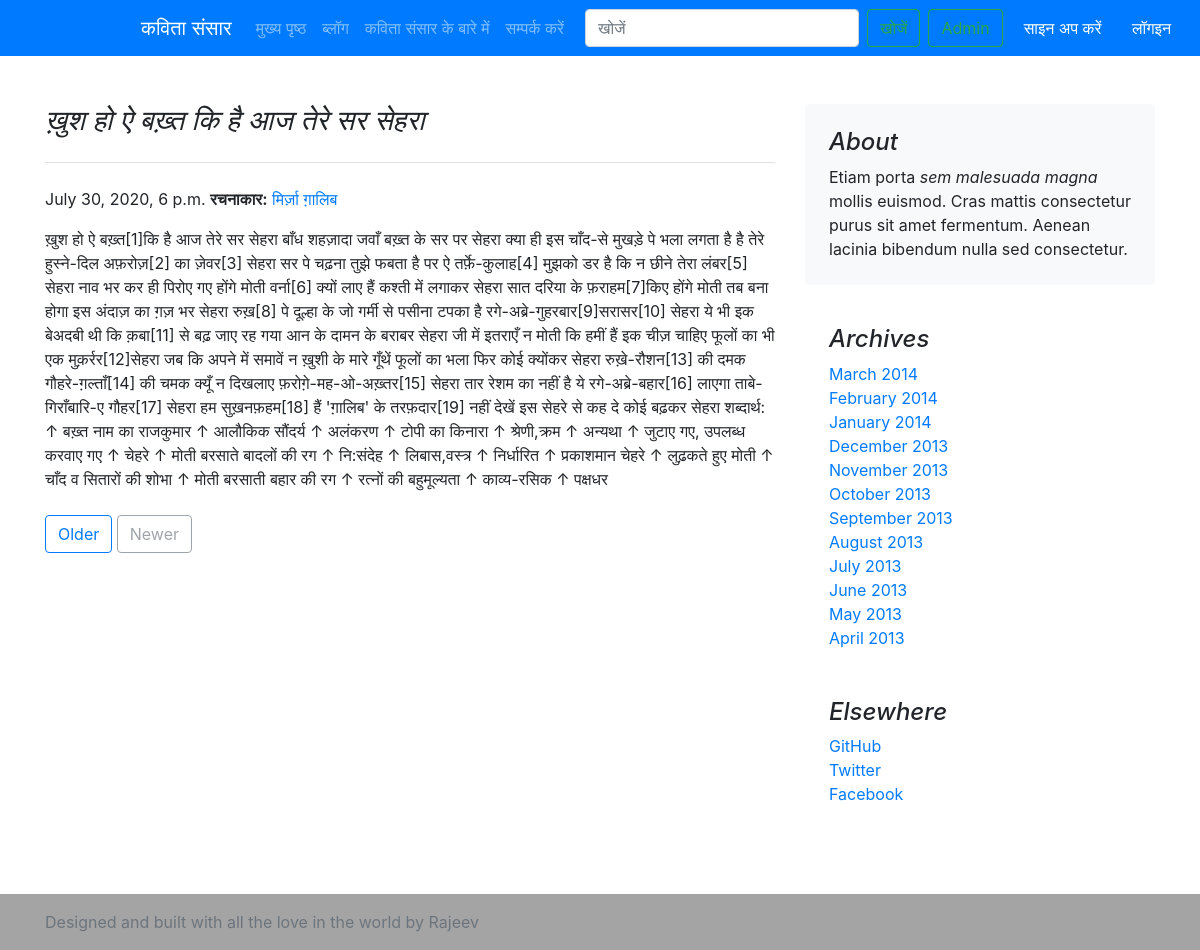
Page /blog/ख़ुश-हो-ऐ-बख़्त on the committed database.
### blog/models.py (models this page shows, shortened)
class Post(models.Model):
    sno = models.AutoField(primary_key=True)
    title = models.CharField(max_length=50, default="")
    content = models.TextField()
    author = models.CharField(max_length=30, default="")
    slug = models.CharField(max_length=150, default="")
    tag = models.CharField(max_length=15, default="")
    date = models.DateTimeField(editable=False, default=timezone.now)

### blog/views.py (the view)
# urls.py: path('<str:slug>', views.blogPost, name='blogPost')
def blogPost(request, slug):
    post = Post.objects.filter(slug=slug).first()
    return render(request, 'blog/blogpost.html', {'post': post})

### templates/blog/blogpost.html (shortened to what this page needs)
{% extends "layout.html" %}
{% block body %}
<div class="container">
    <div class="row my-5">
        <div class="col-md-8 blog-main">
            <h3 class="pb-4 mb-4 font-italic border-bottom">
                {{post.title}}
            </h3>
            <div class="blog-post">
                <p class="blog-post-meta">{{post.date}} <b>रचनाकार:</b> <a href="#">{{post.author}}</a></p>
                <p>{{post.content}}</p>
            </div>
            <nav class="blog-pagination">
                <a class="btn btn-outline-primary" href="blogpost/{{item.post_id}}">Older</a>
                <a class="btn btn-outline-secondary disabled" href="#" tabindex="-1" aria-disabled="true">Newer</a>
            </nav>
        </div>
        <aside class="col-md-4 blog-sidebar">
            <div class="p-4 mb-3 bg-light rounded">
                <h4 class="font-italic">About</h4>
                <p class="mb-0">Etiam porta <em>sem malesuada magna</em> mollis euismod. Cras mattis consectetur
                    purus
                    sit
                    amet fermentum. Aenean lacinia bibendum nulla sed consectetur.</p>
            </div>
            <div class="p-4">
                <h4 class="font-italic">Archives</h4>
                <ol class="list-unstyled mb-0">
                    <li><a href="#">March 2014</a></li>
                    <li><a href="#">February 2014</a></li>
                    <li><a href="#">January 2014</a></li>
                    <li><a href="#">December 2013</a></li>
                    <li><a href="#">November 2013</a></li>
                    <li><a href="#">October 2013</a></li>
                    <li><a href="#">September 2013</a></li>
                    <li><a href="#">August 2013</a></li>
                    <li><a href="#">July 2013</a></li>
                    <li><a href="#">June 2013</a></li>
                    <li><a href="#">May 2013</a></li>
                    <li><a href="#">April 2013</a></li>
                </ol>
            </div>
            <div class="p-4">
                <h4 class="font-italic">Elsewhere</h4>
                <ol class="list-unstyled">
                    <li><a href="#">GitHub</a></li>
                    <li><a href="#">Twitter</a></li>
                    <li><a href="#">Facebook</a></li>
                </ol>
            </div>
        </aside>
    </div>
</div>
{% endblock body%}

### rows in the picture
Post: title "ख़ुश हो ऐ बख़्त कि है आज तेरे सर सेहरा", date "July 30, 2020, 6 p.m.", author "मिर्ज़ा ग़ालिब", content "ख़ुश हो ऐ बख़्त[1]कि है आज तेरे सर सेहरा बाँध शहज़ादा जवाँ बख़्त के सर पर सेहरा क्या ही इस चाँद-से मुखड़े पे भला लगता है है तेरे हुस्ने-दिल अफ़रोज़[2] का ज़ेवर[3] सेहरा सर पे चढ़ना तुझे फबता है पर ऐ तर्फ़े-कुलाह[4] मुझको डर है कि न छीने तेरा लंबर[5] सेहरा नाव भर कर ही पिरोए गए होंगे मोती वर्ना[6] क्यों लाए हैं कश्ती में लगाकर सेहरा सात दरिया के फ़राहम[7]किए होंगे मोती तब बना होगा इस अंदाज़ का ग़ज़ भर सेहरा रुख़[8] पे दूल्हा के जो गर्मी से पसीना टपका है रगे-अब्रे-गुहरबार[9]सरासर[10] सेहरा ये भी इक बेअदबी थी कि क़बा[11] से बढ़ जाए रह गया आन के दामन के बराबर सेहरा जी में इतराएँ न मोती कि हमीं हैं इक चीज़ चाहिए फूलों का भी एक मुक़र्रर[12]सेहरा जब कि अपने में समावें न ख़ुशी के मारे गूँथें फूलों…"
